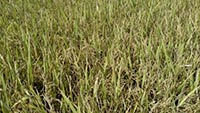
#> input picture Data_set/datatrain/paddy/Paddy (141).jpg, 200 x 113 px, found by its file name; its folder holds only this picture in this run
$ python paddyWeedClassificationModel-dataPreProcessing.py
#> lines starting #> are read from the running program, lines starting #| are printed output that depends on the picture
import numpy as np
import matplotlib.pyplot as plt
import cv2
from tqdm import tqdm
import os
os.environ['TF_CPP_MIN_LOG_LEVEL'] = '2'

DATA_DIRECTORY = "D:\iit\year-2\SDGP\weed-detector\paddyWeedDetector\Data_set\datatrain" #path where the data set is located
CATEGORIES = ["paddy", "weed"]

for category in CATEGORIES:
    path = os.path.join(DATA_DIRECTORY, category)  # create path to paddy and weed
    for img in os.listdir(path):  # iterate over each image per paddy and weed
        gray_img_array = cv2.imread(os.path.join(path, img), cv2.IMREAD_GRAYSCALE)  # convert to array and gray scaling
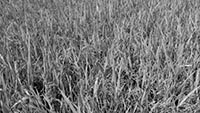
#> gray_img_array: shape (113, 200); min 0, max 255, mean 118.1
        plt.imshow(gray_img_array, cmap='gray')  # graph it
        plt.show()  # display
        break  # to display one picture in gray scale
    break

print(gray_img_array)
#> (printed output is left out)

print(gray_img_array.shape)
#| (113, 200)

IMAGE_SIZE = 50 #resizing images to 50 by 50

resize_img_array = cv2.resize(gray_img_array, (IMAGE_SIZE, IMAGE_SIZE)) #adding the resized images to an array
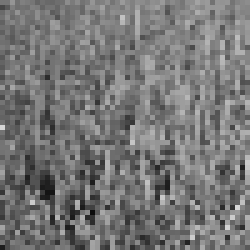
#> resize_img_array: shape (50, 50) (shown 5 times larger); min 12, max 215, mean 118.5
plt.imshow(resize_img_array, cmap='gray')
plt.show()

training_data_array = [] #training data array

def create_training_data():
    for category in CATEGORIES:

        path = os.path.join(DATA_DIRECTORY, category)  # create path to paddy and weed
        class_num = CATEGORIES.index(category)  # get the classification  (0 or a 1). 0=paddy 1=weed

        for image in tqdm(os.listdir(path)):  # iterate over each image per dogs and cats
            try:
                image_array = cv2.imread(os.path.join(path, image), cv2.IMREAD_GRAYSCALE)  # convert to array
                image_array_2 = cv2.resize(image_array, (IMAGE_SIZE, IMAGE_SIZE))  # resize to normalize data size
                training_data_array.append([image_array_2, class_num])  # add this to training_data
            except Exception as e:  #to keep the output clean...
                pass
#> pass 2 of the loop in create_training_data, `for category in CATEGORIES:`:
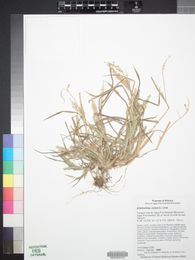
#> input picture Data_set/datatrain/weed/http___hasbrouck.asu.edu_imglib_seinet_DES_DES00056_DES00056120_lg.jpg, 195 x 260 px, found by its file name
#> in create_training_data, `image_array = cv2.imread(os.path.join(path, image), cv2.IMREAD_GRAYSCA..`:
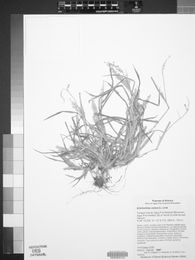
#> image_array: shape (260, 195); min 8, max 255, mean 212
#> in create_training_data, `image_array_2 = cv2.resize(image_array, (IMAGE_SIZE, IMAGE_SIZE))`:
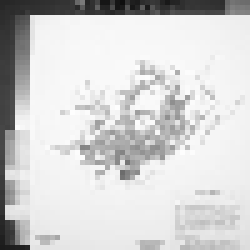
#> image_array_2: shape (50, 50) (shown 5 times larger); min 15, max 254, mean 210.7

create_training_data()

print(len(training_data_array))
#| 2

import random

#to balance the training data input to the model
random.shuffle(training_data_array) #this will suffle the data and input to the modle.

for sample in training_data_array[:10]: #checking if the shuffling is working
    print(sample[1])
#> this loop made 2 passes
#| 0
#| 1

#making the modle (pickles)
X = []
y = []

for features, label in training_data_array: #packeting the shuffled data to arrays
    X.append(features)
    y.append(label)
#> this loop made 2 passes
#> label on passes 1 to 2: 0, 1
#> after the loop, X = 2 items; y = [0, 1]

print(X[0].reshape(-1, IMAGE_SIZE, IMAGE_SIZE, 1))
#> (printed output is left out)

X = np.array(X).reshape(-1, IMAGE_SIZE, IMAGE_SIZE, 1)

y = np.array(y)

import pickle #saving the processed data inside a picle

pickle_out = open("X.pickle","wb")
pickle.dump(X, pickle_out)
pickle_out.close()

pickle_out = open("y.pickle","wb")
pickle.dump(y, pickle_out)
pickle_out.close()

# [7 lines of commented-out code are left out]
